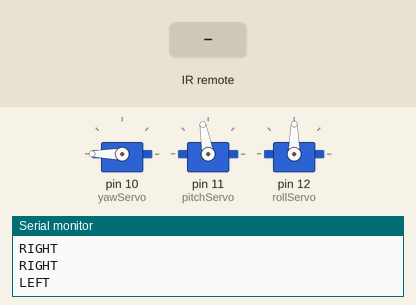
Recording of a sketch running on a simulated Arduino Uno, built with avr-gcc and run on an emulated ATmega328P. On the bench: 3 × servo, the last lines printed to the serial monitor. The inputs (shaded band) are chosen by the test bench.

Above: at 1.4 s.
1.5 s: infrared code 0x52 received
At 2.91 s:
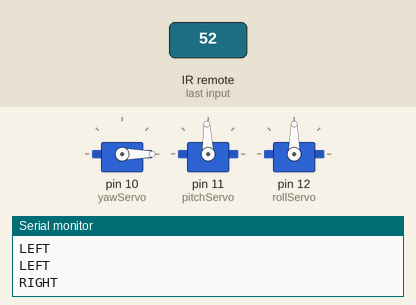
5.0 s: infrared code 0x1C received
At 5.12 s:
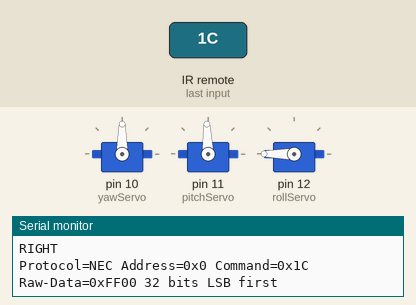
8.5 s: infrared code 0x5A received
Timing chart, 0 to 18.0 s (numbered marks = the images above; inputs shaded):
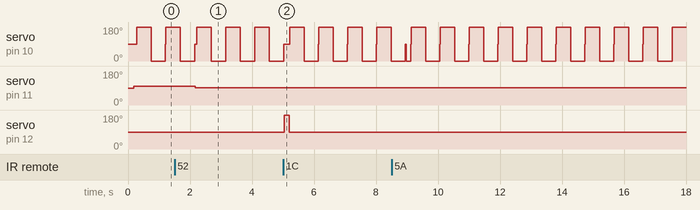

Measured:
- after the input at 1.5 s, servo on pin 11 (pitchServo): 100° → 92° after 0.67 s
- after the input at 5.0 s, servo on pin 12 (rollServo): 90° → 180° after 0.05 s, → 90° 0.16 s later

The sketch:

lighthouse-spin.ino
```cpp
// (licence header left out)
#pragma region LICENSE
/*
  ************************************************************************************
  * MIT License
  *
  * Copyright (c) 2025 Crunchlabs LLC (IRTurret Control Code)
  * Copyright (c) 2020-2022 Armin Joachimsmeyer (IRremote Library)

  * Permission is hereby granted, free of charge, to any person obtaining a copy
  * of this software and associated documentation files (the "Software"), to deal
  * in the Software without restriction, including without limitation the rights
  * to use, copy, modify, merge, publish, distribute, sublicense, and/or sell
  * copies of the Software, and to permit persons to whom the Software is furnished
  * to do so, subject to the following conditions:
  *
  * The above copyright notice and this permission notice shall be included in all
  * copies or substantial portions of the Software.
  *
  * THE SOFTWARE IS PROVIDED "AS IS", WITHOUT WARRANTY OF ANY KIND, EXPRESS OR IMPLIED,
  * INCLUDING BUT NOT LIMITED TO THE WARRANTIES OF MERCHANTABILITY, FITNESS FOR A
  * PARTICULAR PURPOSE AND NONINFRINGEMENT. IN NO EVENT SHALL THE AUTHORS OR COPYRIGHT
  * HOLDERS BE LIABLE FOR ANY CLAIM, DAMAGES OR OTHER LIABILITY, WHETHER IN AN ACTION OF
  * CONTRACT, TORT OR OTHERWISE, ARISING FROM, OUT OF OR IN CONNECTION WITH THE SOFTWARE
  * OR THE USE OR OTHER DEALINGS IN THE SOFTWARE.
  *
  ************************************************************************************
*/
#pragma endregion LICENSE

//////////////////////////////////////////////////
              //  LIBRARIES  //
//////////////////////////////////////////////////
#pragma region LIBRARIES

#include <Arduino.h>
#include <Servo.h>
#include <IRremote.hpp>

#pragma endregion LIBRARIES

//////////////////////////////////////////////////
               //  IR CODES  //
//////////////////////////////////////////////////
#pragma region IR CODES
/*
** if you want to add other remotes (as long as they're on the same protocol above):
** press the desired button and look for a hex code similar to those below (ex: 0x11)
** then add a new line to #define newCmdName 0x11,
** and add a case to the switch statement like case newCmdName:
** this will let you add new functions to buttons on other remotes!
** the best remotes to try are cheap LED remotes, some TV remotes, and some garage door openers
*/

//defines the specific command code for each button on the remote
#define left 0x8
#define right 0x5A
#define up 0x18
#define down 0x52
#define ok 0x1C
#define cmd1 0x45
#define cmd2 0x46
#define cmd3 0x47
#define cmd4 0x44
#define cmd5 0x40
#define cmd6 0x43
#define cmd7 0x7
#define cmd8 0x15
#define cmd9 0x9
#define cmd0 0x19
#define star 0x16
#define hashtag 0xD

#define DECODE_NEC  //defines the type of IR transmission to decode based on the remote. See IRremote library for examples on how to decode other types of remote

#pragma endregion IR CODES

//////////////////////////////////////////////////
          //  PINS AND PARAMETERS  //
//////////////////////////////////////////////////
#pragma region PINS AND PARAMS
//this is where we store global variables!
Servo yawServo; //names the servo responsible for YAW rotation, 360 spin around the base
Servo pitchServo; //names the servo responsible for PITCH rotation, up and down tilt
Servo rollServo; //names the servo responsible for ROLL rotation, spins the barrel to fire darts

int yawServoVal = 90; //initialize variables to store the current value of each servo
int pitchServoVal = 100;
int rollServoVal = 90;

int pitchMoveSpeed = 8; //this variable is the angle added to the pitch servo to control how quickly the PITCH servo moves - try values between 3 and 10
int sweepMoves = 3; // how far each sweep goes -- ///{"range":[1,10],"label":"How far it sweeps"}

int yawMoveSpeed = 90; //this variable is the speed controller for the continuous movement of the YAW servo motor. It is added or subtracted from the yawStopSpeed, so 0 would mean full speed rotation in one direction, and 180 means full rotation in the other. Try values between 10 and 90; -- ///{"range":[10,90],"step":10,"label":"How fast it turns"}
int yawStopSpeed = 90; //value to stop the yaw motor - keep this at 90
int rollMoveSpeed = 90; //this variable is the speed controller for the continuous movement of the ROLL servo motor. It is added or subtracted from the rollStopSpeed, so 0 would mean full speed rotation in one direction, and 180 means full rotation in the other. Keep this at 90 for best performance / highest torque from the roll motor when firing.
int rollStopSpeed = 90; //value to stop the roll motor - keep this at 90

int yawPrecision = 150; // this variable represents the time in milliseconds that the YAW motor will remain at it's set movement speed. Try values between 50 and 500 to start (500 milliseconds = 1/2 second) -- ///{"range":[50,500],"step":50,"label":"How far it turns"}
int rollPrecision = 158; // this variable represents the time in milliseconds that the ROLL motor with remain at it's set movement speed. If this ROLL motor is spinning more or less than 1/6th of a rotation when firing a single dart (one call of the fire(); command) you can try adjusting this value down or up slightly, but it should remain around the stock value (160ish) for best results. -- ///{"min":125,"max":225,"label":"Dart timing (leave it unless darts jam)"}

int pitchMax = 150; // this sets the maximum angle of the pitch servo to prevent it from crashing, it should remain below 180, and be greater than the pitchMin
int pitchMin = 33; // this sets the minimum angle of the pitch servo to prevent it from crashing, it should remain above 0, and be less than the pitchMax

void shakeHeadYes(int moves = 3); //function prototypes for shakeHeadYes and No for proper compiling
void shakeHeadNo(int moves = 3);
#pragma endregion PINS AND PARAMS

//////////////////////////////////////////////////
              //  S E T U P  //
//////////////////////////////////////////////////
#pragma region SETUP
void setup() { //this is our setup function - it runs once on start up, and is basically where we get everything "set up"
    Serial.begin(9600); // initializes the Serial communication between the computer and the microcontroller

    yawServo.attach(10); //attach YAW servo to pin 10
    pitchServo.attach(11); //attach PITCH servo to pin 11
    rollServo.attach(12); //attach ROLL servo to pin 12

    // Just to know which program is running on my microcontroller
    Serial.println(F("START " __FILE__ " from " __DATE__ "\r\nUsing library version " VERSION_IRREMOTE));

    // Start the receiver and if not 3. parameter specified, take LED_BUILTIN pin from the internal boards definition as default feedback LED
    IrReceiver.begin(9, ENABLE_LED_FEEDBACK);

    Serial.print(F("Ready to receive IR signals of protocols: "));
    printActiveIRProtocols(&Serial);
    Serial.println(F("at pin 9"));

    homeServos(); //set servo motors to home position
}
#pragma endregion SETUP

//////////////////////////////////////////////////
               //  L O O P  //
//////////////////////////////////////////////////
#pragma region LOOP

void loop() {
    sweep(); // keeps sweeping between remote presses

    /*
    * Check if received data is available and if yes, try to decode it.
    */
    if (IrReceiver.decode()) {

        /*
        * Print a short summary of received data
        */
        IrReceiver.printIRResultShort(&Serial);
        IrReceiver.printIRSendUsage(&Serial);
        if (IrReceiver.decodedIRData.protocol == UNKNOWN) { //command garbled or not recognized
            Serial.println(F("Received noise or an unknown (or not yet enabled) protocol - if you wish to add this command, define it at the top of the file with the hex code printed below (ex: 0x8)"));
            // We have an unknown protocol here, print more info
            IrReceiver.printIRResultRawFormatted(&Serial, true);
        }
        Serial.println();

        /*
        * !!!Important!!! Enable receiving of the next value,
        * since receiving has stopped after the end of the current received data packet.
        */
        IrReceiver.resume(); // Enable receiving of the next value


        /*
        * Finally, check the received data and perform actions according to the received command
        */

        switch(IrReceiver.decodedIRData.command){ // when a key arrives, do the matching action
            case up: upMove(1); break;
            case down: downMove(1); break;
            case left: leftMove(1); break;
            case right: rightMove(1); break;
            case ok: fire(); break;
            case star: fireAll(); delay(50); break;
            case hashtag: homeServos(); break;
        }
    }
    delay(5);
}

#pragma endregion LOOP

//////////////////////////////////////////////////
               // FUNCTIONS  //
//////////////////////////////////////////////////
#pragma region FUNCTIONS

void leftMove(int moves){ // function to move left
    for (int i = 0; i < moves; i++){
        yawServo.write(yawStopSpeed + yawMoveSpeed); // adding the servo speed = 180 (full counterclockwise rotation speed)
        delay(yawPrecision); // stay rotating for a certain number of milliseconds
        yawServo.write(yawStopSpeed); // stop rotating
        delay(5); //delay for smoothness
        Serial.println("LEFT");
  }

}

void rightMove(int moves){ // function to move right
  for (int i = 0; i < moves; i++){
      yawServo.write(yawStopSpeed - yawMoveSpeed); //subtracting the servo speed = 0 (full clockwise rotation speed)
      delay(yawPrecision);
      yawServo.write(yawStopSpeed);
      delay(5);
      Serial.println("RIGHT");
  }
}

void upMove(int moves){ // function to tilt up
  for (int i = 0; i < moves; i++){
        if((pitchServoVal+pitchMoveSpeed) < pitchMax){ //make sure the servo is within rotation limits (less than 150 degrees by default)
        pitchServoVal = pitchServoVal + pitchMoveSpeed;//increment the current angle and update
        pitchServo.write(pitchServoVal);
        delay(50);
        Serial.println("UP");
      }
  }
}

void downMove (int moves){ // function to tilt down
  for (int i = 0; i < moves; i++){
      if((pitchServoVal-pitchMoveSpeed) > pitchMin){//make sure the servo is within rotation limits (greater than 35 degrees by default)
        pitchServoVal = pitchServoVal - pitchMoveSpeed; //decrement the current angle and update
        pitchServo.write(pitchServoVal);
        delay(50);
        Serial.println("DOWN");
      }
  }
}

void fire() { //function for firing a single dart
    rollServo.write(rollStopSpeed + rollMoveSpeed);//start rotating the servo
    delay(rollPrecision);//time for approximately 60 degrees of rotation
    rollServo.write(rollStopSpeed);//stop rotating the servo
    delay(5); //delay for smoothness
    Serial.println("FIRING");
}

void fireAll() { //function to fire all 6 darts at once
    rollServo.write(rollStopSpeed + rollMoveSpeed);//start rotating the servo
    delay(rollPrecision * 6); //time for 360 degrees of rotation
    rollServo.write(rollStopSpeed);//stop rotating the servo
    delay(5); // delay for smoothness
    Serial.println("FIRING ALL");
}

void homeServos(){ // sends servos to home positions
    yawServo.write(yawStopSpeed); //setup YAW servo to be STOPPED (90)
    delay(20);
    rollServo.write(rollStopSpeed); //setup ROLL servo to be STOPPED (90)
    delay(100);
    pitchServo.write(100); //set PITCH servo to 100 degree position
    delay(100);
    pitchServoVal = 100; // store the pitch servo value
    Serial.println("HOMING");
}

void shakeHeadYes(int moves = 3) { //sets the default number of nods to 3, but you can pass in whatever number of nods you want
      Serial.println("YES");

    if ((pitchMax - pitchServoVal) < 15){
      pitchServoVal = pitchServoVal - 15;
    }else if ((pitchServoVal - pitchMin) < 15){
      pitchServoVal = pitchServoVal + 15;
    }
    pitchServo.write(pitchServoVal);

    int startAngle = pitchServoVal; // Current position of the pitch servo
    int lastAngle = pitchServoVal;
    int nodAngle = startAngle + 15; // Angle for nodding motion

    for (int i = 0; i < moves; i++) { // Repeat nodding motion three times
        // Nod up
        for (int angle = startAngle; angle <= nodAngle; angle++) {
            pitchServo.write(angle);
            delay(7); // Adjust delay for smoother motion
        }
        delay(50); // Pause at nodding position
        // Nod down
        for (int angle = nodAngle; angle >= startAngle; angle--) {
            pitchServo.write(angle);
            delay(7); // Adjust delay for smoother motion
        }
        delay(50); // Pause at starting position
    }
}

void shakeHeadNo(int moves = 3) {
    Serial.println("NO");

    for (int i = 0; i < moves; i++) { // Repeat nodding motion three times
        // rotate right, stop, then rotate left, stop
        yawServo.write(140);
        delay(190); // Adjust delay for smoother motion
        yawServo.write(yawStopSpeed);
        delay(50);
        yawServo.write(40);
        delay(190); // Adjust delay for smoother motion
        yawServo.write(yawStopSpeed);
        delay(50); // Pause at starting position
    }
}

void sweep() { // one sweep left, one sweep right
    leftMove(sweepMoves);
    rightMove(sweepMoves);
}
#pragma endregion FUNCTIONS

//////////////////////////////////////////////////
               //  END CODE  //
//////////////////////////////////////////////////
```
